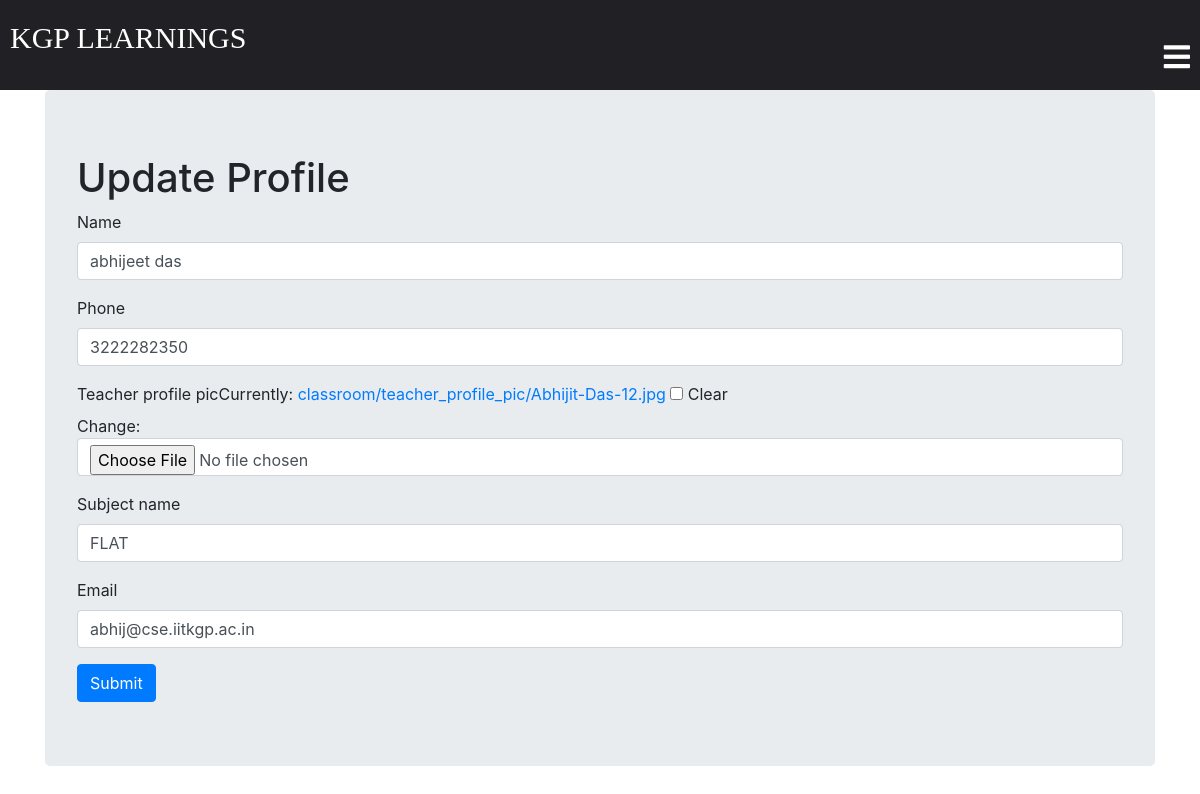
/classroom/update/teacher/17/ (signed in), run on the app's committed database.
### classroom/models.py (models this page shows, shortened)
class Teacher(models.Model):
    user = models.OneToOneField(
        User, on_delete=models.CASCADE, primary_key=True, related_name='Teacher')
    teacher_profile_pic = models.ImageField(
        upload_to="classroom/teacher_profile_pic", blank=True)
    subject_name = models.CharField(max_length=250)
    email = models.EmailField(max_length=254)
    name = models.CharField(max_length=250)
    class_students = models.ManyToManyField(Student, through="StudentsInClass")
    phone = models.IntegerField()

### classroom/views.py (the view)
# urls.py: path('update/teacher/<int:pk>/',views.TeacherUpdateView,name="teacher_update"),
@login_required
def TeacherUpdateView(request, pk):
    profile_updated = False
    teacher = get_object_or_404(models.Teacher, pk=pk)
    if request.method == "POST":
        form = TeacherProfileUpdateForm(request.POST, instance=teacher)
        if form.is_valid():
            profile = form.save(commit=False)
            if 'teacher_profile_pic' in request.FILES:
                profile.teacher_profile_pic = request.FILES['teacher_profile_pic']
            profile.save()
            profile_updated = True
    else:
        form = TeacherProfileUpdateForm(request.POST or None, instance=teacher)
    template = "teacher_update_page.html"
    context = {'profile_updated': profile_updated, 'form': form}
    return render(request, template, context)

### classroom/forms.py
class TeacherProfileUpdateForm(forms.ModelForm):
    class Meta():
        model = Teacher
        fields = ['name', 'phone', 'teacher_profile_pic',
                  'subject_name', 'email']

### template/teacher_update_page.html (shortened to what this page needs)
{% extends "base.html" %}
{% load bootstrap4 %}
{% block content %}
<div class="container">
  <div class="jumbotron">
    {% if profile_updated %}
    <h1>Your profile has been successfully updated.</h1>
    {% else %}
    <h1>Update Profile</h1>
    <form method="post" enctype="multipart/form-data">
      {% bootstrap_form form %}
      <input class="btn btn-primary" type="submit" name="" value="Submit">
    </form>
  </div>
</div>
{% endif %}
{% endblock %}

### static/css/searchbar.css (style rules this page uses)
input { outline: none; }

### data on the page
Teacher: name "abhijeet das", phone "3222282350", subject_name "FLAT", email "abhij@cse.iitkgp.ac.in"
